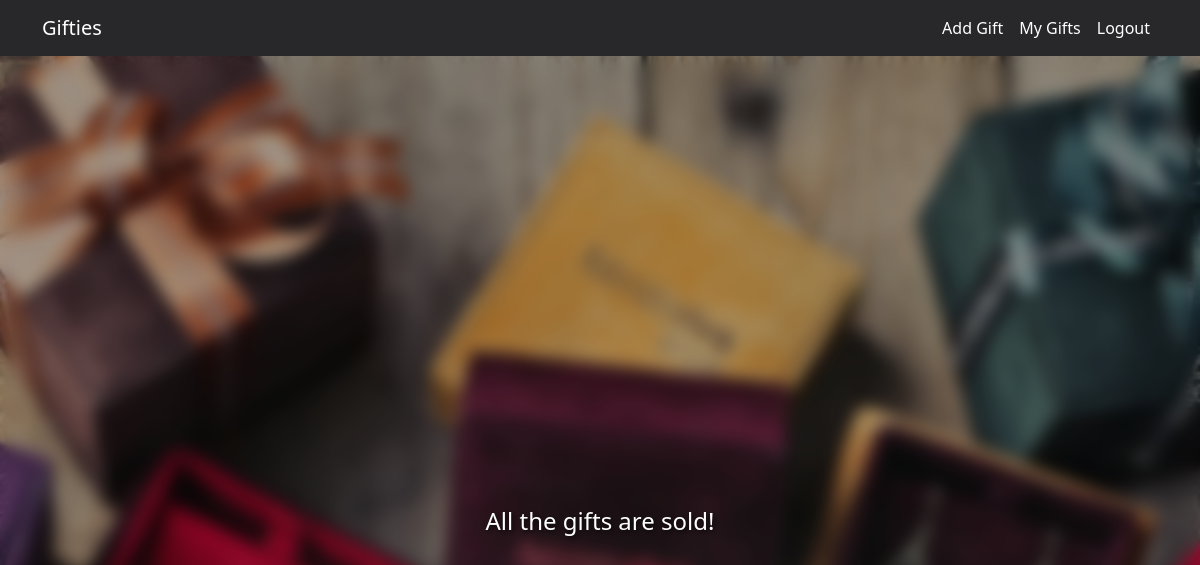
Before: /dashboard (signed in) with the older database file.
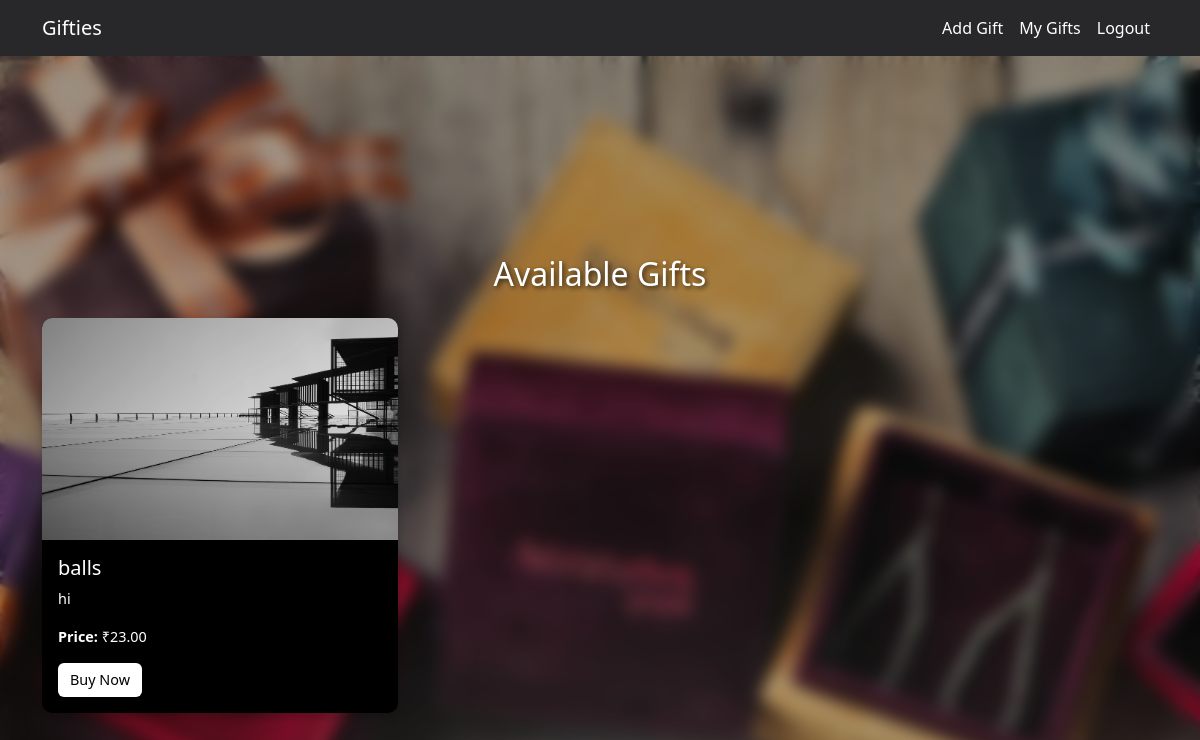
After: the same page with the newer database file.
### application/models.py (models this page shows, shortened)
class Gift(db.Model):
    id = db.Column(db.Integer, primary_key=True)
    name = db.Column(db.String(200), nullable=False)
    description = db.Column(db.String(500))
    price = db.Column(db.Float, nullable=False)
    image_url = db.Column(db.String(300))  # Added field for image URL
    seller_id = db.Column(db.Integer, db.ForeignKey('user.id'), nullable=False)
    date_listed = db.Column(db.DateTime, default=datetime.utcnow)
    sold = db.Column(db.Boolean, default=False)

### application/routes.py (the view)
    @app.route("/dashboard")
    def dashboard():
        if "user_id" not in session:
            flash("Please log in to access the dashboard.", "warning")
            return redirect(url_for('login'))
        user_id = session["user_id"]
        gifts = db.session.query(Gift, User).join(User, Gift.seller_id == User.id).filter(
    Gift.seller_id != session['user_id'], Gift.sold == False
).all()
        return render_template('dashboard.html', gifts=gifts,logged_in="user_id" in session)

### templates/dashboard.html (shortened to what this page needs)
<!DOCTYPE html>
<html lang="en">
<head>
    <link href="https://cdn.jsdelivr.net/npm/bootstrap@5.3.0/dist/css/bootstrap.min.css" rel="stylesheet">
</head>
<body>
    <nav class="navbar navbar-expand-lg">
        <div class="container">
            <a class="navbar-brand" href="#">Gifties</a>
            <div class="collapse navbar-collapse" id="navbarNav">
                <ul class="navbar-nav ms-auto">
                    <li class="nav-item">
                        <a class="nav-link" href="/add_gift">Add Gift</a>
                    </li>
                    <li class="nav-item">
                        <a class="nav-link" href="/my_gifts">My Gifts</a>
                    </li>
                    <li class="nav-item">
                        <a class="nav-link" href="/logout">Logout</a>
                    </li>
                </ul>
            </div>
        </div>
    </nav>
    <div class="hero">
        <div class="container content-container">
            {% if gifts|length > 0 %}
            <h2 class="section-title text-center">Available Gifts</h2>
            <div class="row mt-4">
                {% for gift, user in gifts %}
                <div class="col-md-4">
                    <div class="card mb-4">
                        <img src="{{ gift.image_url }}" class="card-img-top" alt="{{ gift.name }}">
                        <div class="card-body">
                            <h5 class="card-title">{{ gift.name }}</h5>
                            <p class="card-text">{{ gift.description }}</p>
                            <p><strong>Price:</strong> ₹{{ "%.2f" | format(gift.price) }}</p>
                            <a href="/buy_gift/{{ gift.id }}" class="btn btn-primary">Buy Now</a>
                        </div>
                    </div>
                </div>
                {% endfor %}
            </div>
            {% else %}
            <div class="no-gifts-message">
                All the gifts are sold!
            </div>
            {% endif %}
        </div>
    </div>
</body>
</html>

Changed rows visible on the page:
added Gift: name "balls", description "hi", price "23.00"
Other visible differences:
text no longer shown: "All the gifts are sold!"
text now shown: "Available Gifts"
